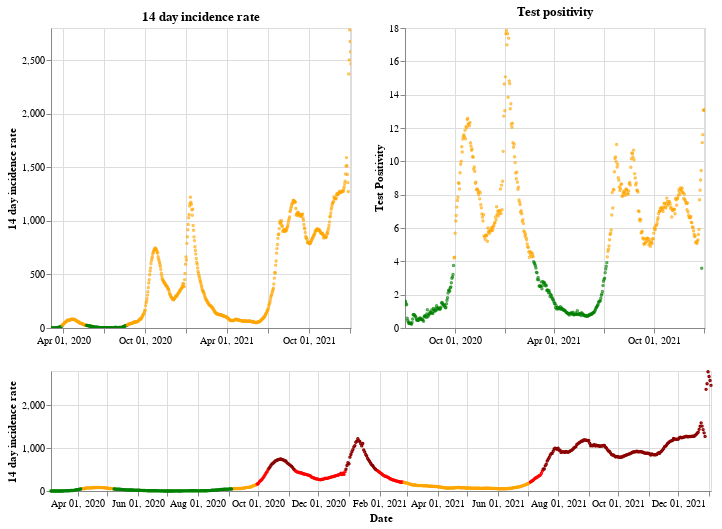

Here is the notebook cell this chart was saved with:
### Markdown cell above
## Northern Ireland

### Code cell
plot_traffic_light('Northern Ireland')

### Figure 1 — Vega-Lite specification as saved in the notebook (floating-point values rounded to 4 significant figures; data arrays with more than 128 entries replaced by an {"elided": "..."} marker saying what was removed)
{"config": {"view": {"continuousWidth": 400, "continuousHeight": 300}}, "vconcat": [{"hconcat": [{"mark": {"type": "point", "size": 2}, "encoding": {"color": {"condition": {"value": "green", "test": "(datum.twoWeeklyCasesRate <= 25)"}, "value": "orange"}, "tooltip": [{"type": "nominal", "field": "areaName"}, {"type": "temporal", "field": "date"}, {"type": "quantitative", "field": "twoWeeklyCasesRate"}, {"type": "quantitative", "field": "testPositivity"}], "x": {"type": "temporal", "axis": {"title": ""}, "field": "date", "scale": {"domain": {"selection": "DateBrush"}}, "timeUnit": "yearmonthdate"}, "y": {"type": "quantitative", "axis": {"title": "14 day incidence rate"}, "field": "twoWeeklyCasesRate"}}, "title": "14 day incidence rate", "width": 300}, {"mark": {"type": "point", "size": 2}, "encoding": {"color": {"condition": {"value": "green", "test": "(datum.testPositivity <= 4)"}, "value": "orange"}, "tooltip": [{"type": "nominal", "field": "areaName"}, {"type": "temporal", "field": "date"}, {"type": "quantitative", "field": "twoWeeklyCasesRate"}, {"type": "quantitative", "field": "testPositivity"}], "x": {"type": "temporal", "axis": {"title": ""}, "field": "date", "scale": {"domain": {"selection": "DateBrush"}}, "timeUnit": "yearmonthdate"}, "y": {"type": "quantitative", "axis": {"title": "Test Positivity"}, "field": "testPositivity"}}, "title": "Test positivity", "width": 300}]}, {"layer": [{"mark": {"type": "point", "size": 2}, "encoding": {"color": {"condition": {"value": "orange", "test": "(((datum.testPositivity < 4) && (datum.twoWeeklyCasesRate >= 50)) && (datum.twoWeeklyCasesRate < 200))"}, "value": "red"}, "opacity": {"condition": {"value": 1, "test": "((datum.twoWeeklyCasesRate >= 50) && (datum.twoWeeklyCasesRate < 500))"}, "value": 0}, "tooltip": [{"type": "nominal", "field": "areaName"}, {"type": "temporal", "field": "date"}, {"type": "quantitative", "field": "twoWeeklyCasesRate"}, {"type": "quantitative", "field": "testPositivity"}], "x": {"type": "temporal", "axis": {"title": "Date"}, "field": "date", "timeUnit": "yearmonthdate"}, "y": {"type": "quantitative", "axis": {"title": "14 day incidence rate"}, "field": "twoWeeklyCasesRate"}}, "selection": {"DateBrush": {"type": "interval", "encodings": ["x"], "fields": ["Time"]}}}, {"mark": {"type": "point", "size": 2}, "encoding": {"color": {"value": "darkred"}, "opacity": {"condition": {"value": 1, "test": "(datum.twoWeeklyCasesRate >= 500)"}, "value": 0}, "tooltip": [{"type": "nominal", "field": "areaName"}, {"type": "temporal", "field": "date"}, {"type": "quantitative", "field": "twoWeeklyCasesRate"}, {"type": "quantitative", "field": "testPositivity"}], "x": {"type": "temporal", "axis": {"title": "Date"}, "field": "date", "timeUnit": "yearmonthdate"}, "y": {"type": "quantitative", "axis": {"title": "14 day incidence rate"}, "field": "twoWeeklyCasesRate"}}}, {"mark": {"type": "point", "size": 2}, "encoding": {"color": {"condition": {"value": "green", "test": "((datum.testPositivity < 4) && (datum.twoWeeklyCasesRate < 50))"}, "value": "orange"}, "opacity": {"condition": {"value": 1, "test": "(datum.twoWeeklyCasesRate < 50)"}, "value": 0}, "tooltip": [{"type": "nominal", "field": "areaName"}, {"type": "temporal", "field": "date"}, {"type": "quantitative", "field": "twoWeeklyCasesRate"}, {"type": "quantitative", "field": "testPositivity"}], "x": {"type": "temporal", "axis": {"title": "Date"}, "field": "date", "timeUnit": "yearmonthdate"}, "y": {"type": "quantitative", "axis": {"title": "14 day incidence rate"}, "field": "twoWeeklyCasesRate"}}}], "height": 120, "width": 660}], "data": {"name": "data-16d9c7ce1a2012249d41369b7f54fae8"}, "$schema": "https://vega.github.io/schema/vega-lite/v4.8.1.json", "datasets": {"data-16d9c7ce1a2012249d41369b7f54fae8": {"elided": "670 records"}}}
